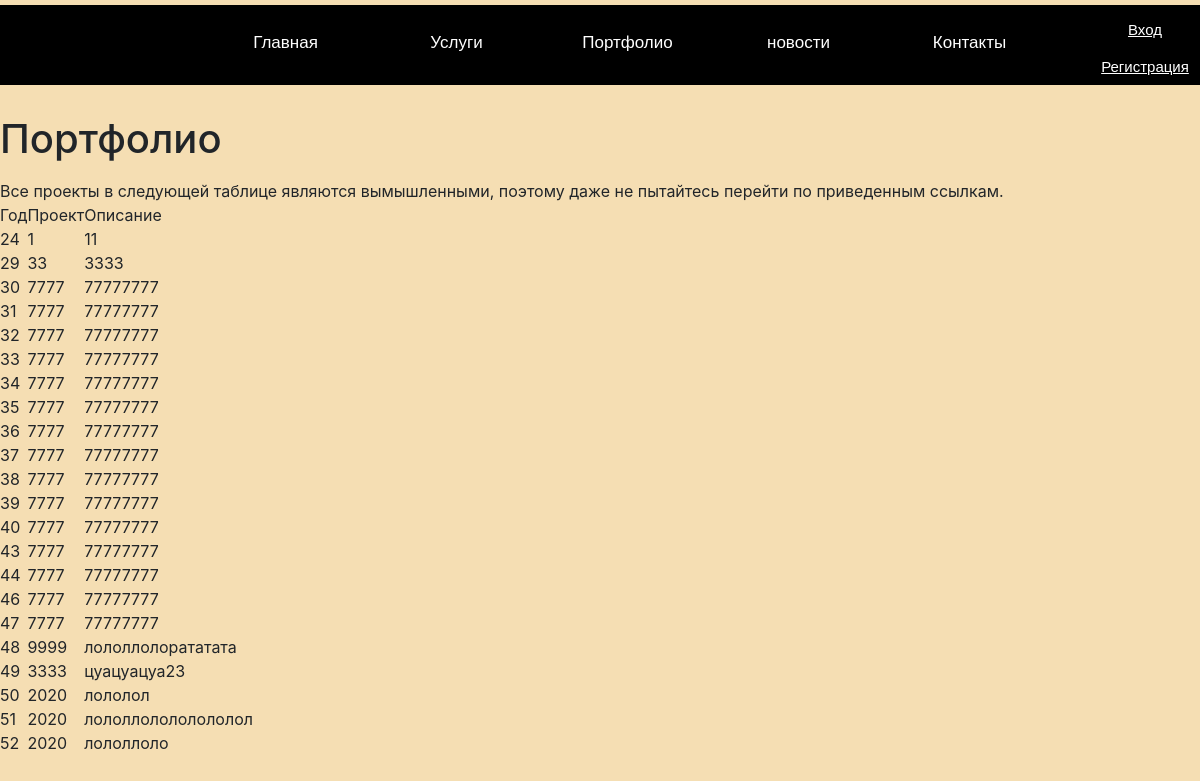
The app's page /portfolio with its own data.
### tables this page shows
CREATE TABLE `portfolio` (
  `id` int(11) NOT NULL,
  `year` int(4) NOT NULL,
  `site` varchar(100) NOT NULL,
  `description` varchar(100) NOT NULL
);

### application/core/view.php (called while the page is built, shortened)
<?php
class View
{
    function generate($content_view, $template_view, $data = null)
    {
        include 'application/views/'.$template_view;
    }
}
?>

### application/controllers/controller_portfolio.php (called while the page is built)
<?php
class Controller_Portfolio extends Controller
{
    function __construct()
    {
        $this->model = new Model_Portfolio();
        $this->view = new View();
    }
    function action_index()
    {
        $data = $this->model->get_data("portfolio");
        $this->view->generate('portfolio_view.php', 'template_view.php', $data);
    }
}
?>

### application/bootstrap.php (called while the page is built, shortened)
<?php
    require_once 'core/model.php';
    require_once 'core/view.php';
    require_once 'core/route.php';
    Route::start();
?>

### index.php (called while the page is built, shortened)
<?php
    require_once 'application/bootstrap.php';
?>

### application/core/model.php (called while the page is built)
<?php
class Model
{
    function __construct() {
        mysqli_set_charset($this -> link = new mysqli(
            'localhost',
            'root',
            '',
            'praktika_mvc'
        ), "utf8");
    }
}
?>

### application/models/model_portfolio.php (called while the page is built, shortened)
<?php
class Model_Portfolio extends Model
{
    public function get_data($name_table)
    {
        return mysqli_query($this -> link, "SELECT * FROM `$name_table`");
    }
}
?>

### application/views/portfolio_view.php (the view, shortened to what this page needs)
<h1>Портфолио</h1>
<p>
<table>
    <tr>
        <td>Год</td>
        <td>Проект</td>
        <td>Описание</td>
    </tr>
    <?php
        while ($row = mysqli_fetch_assoc($data)) {
            ?>
            <tr>
                <td><?= $row['id'] ?></td>
                <td><?= $row['year'] ?></td>
                <td><?= $row['site'] ?><?= $row['description'] ?>
                </td>
            </tr>
            <?php
        }
    ?>
</table>
</p>

### application/core/route.php (shortened to what this page needs)
<?php
class Route
{
    static function start()
    {
        $action_name = 'index';
        $action_name = 'action_'.$action_name;
        $controller = new $controller_name;
        $action = $action_name;
        if(method_exists($controller, $action))
        {
            $controller->$action();
        }
        else
        {
            Route::ErrorPage404();
        }
    }
}
?>

### application/views/template_view.php (shortened to what this page needs)
<!DOCTYPE html>
<html lang="ru">
<head>
    <link rel="stylesheet" href="https://stackpath.bootstrapcdn.com/bootstrap/4.4.1/css/bootstrap.min.css">
    <link rel="stylesheet" type="text/css" href="/css/style.css" />
</head>
<body>
<div id="block-body">
        <div class="logo">
        </div>
        <div class="top-menu">
            <ul>
                <li class="clickMenu"><a href="/">Главная</a></li>
                <li><a href="/services">Услуги</a></li>
                <li><a href="/portfolio">Портфолио</a></li>
                <li><a href="/news">новости</a></li>
                <li class="last"><a href="/contacts">Контакты</a></li>
            </ul>
        </div>
        <div class="block-top-auth">
            <p><a href="/authorization">Вход</a></p>
            <p><a href="/registration">Регистрация</a></p>
        </div>
    <div id="block-content"></div>
</div>
<?php include 'application/views/'.$content_view; ?>
</body>
</html>

### css/style.css (style rules this page uses)
* { margin: 0; padding: 0; }
#block-body { width: auto; margin: 5px auto; height: 80px; margin-bottom: 30px; background-color: black; }
#block-content { width: auto; height: auto; min-height: 500px; }
.logo { width: 200px; float: left; height: 80px; }
.top-menu { width: auto; height: 80px; float: left; }
.top-menu ul li { list-style: none; float: left; text-align: center; }
.top-menu ul li a { display: block; width: 171px; text-decoration: none; font-family: "Exo2-Medium", sans-serif; font-size: 17px; color: white; height: 55px; padding-top: 25px; cursor: pointer; }
.block-top-auth { width: 100px; float: left; margin-left: 40px; height: 80px; }
.block-top-auth p { margin-top: 12px; text-align: center; margin-bottom: 8px; }
.block-top-auth a { text-decoration: none; color: white; font-family: "Exo2-Medium", sans-serif; font-size: 15px; text-decoration: underline; cursor: pointer; }

### records on screen
portfolio: id "24", year "1", site "1", description "1"
portfolio: id "29", year "33", site "33", description "33"
portfolio: id "30", year "7777", site "7777", description "7777"
portfolio: id "31", year "7777", site "7777", description "7777"
portfolio: id "32", year "7777", site "7777", description "7777"
portfolio: id "33", year "7777", site "7777", description "7777"
portfolio: id "34", year "7777", site "7777", description "7777"
portfolio: id "35", year "7777", site "7777", description "7777"
portfolio: id "36", year "7777", site "7777", description "7777"
portfolio: id "37", year "7777", site "7777", description "7777"
portfolio: id "38", year "7777", site "7777", description "7777"
portfolio: id "39", year "7777", site "7777", description "7777"
portfolio: id "40", year "7777", site "7777", description "7777"
portfolio: id "43", year "7777", site "7777", description "7777"
portfolio: id "44", year "7777", site "7777", description "7777"
portfolio: id "46", year "7777", site "7777", description "7777"
portfolio: id "47", year "7777", site "7777", description "7777"
portfolio: id "48", year "9999", site "лололлоло", description "рататата"
portfolio: id "49", year "3333", site "цуацуацуа", description "23"
portfolio: id "50", year "2020", site "лололол"
portfolio: id "51", year "2020", site "лололлоло", description "лолололол"
portfolio: id "52", year "2020", site "лололлоло"
